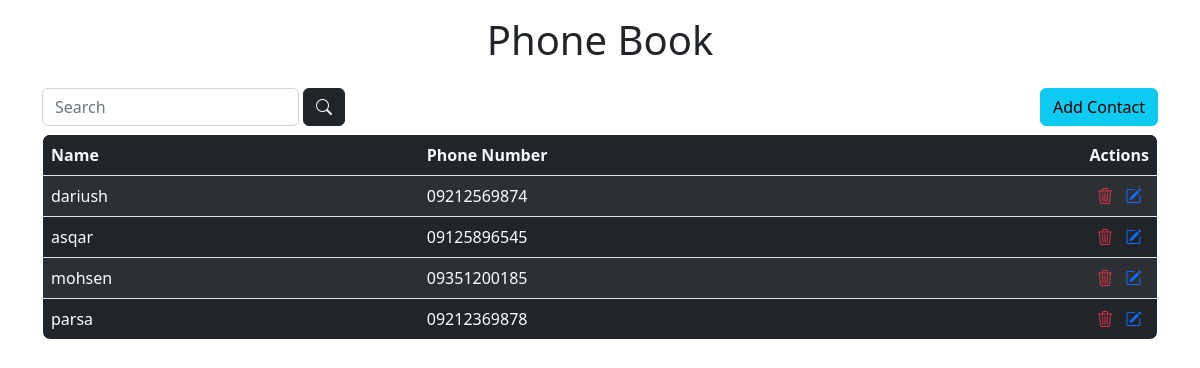
The page /phonebook/ on the database as committed earlier.
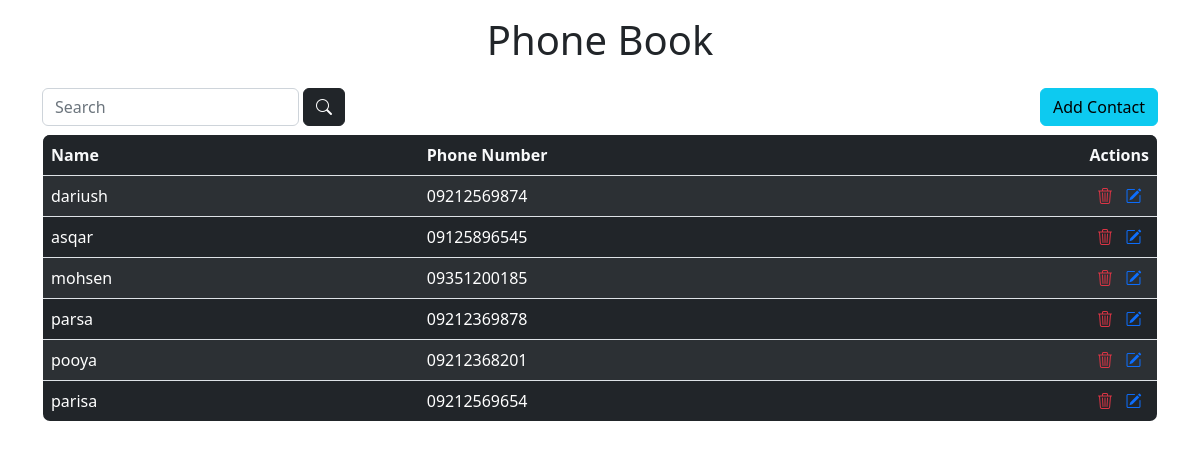
The same page on the database as committed later.
### accounts/models.py (models this page shows)
class phonenum(models.Model):
    name = models.CharField(max_length = 200)
    phone_num = models.CharField (
        max_length = 30,
        validators = [
            RegexValidator(
                regex = '(\+989|9|09)(12|19|35|36|37|38|39|32|90|91|92|93|21|94|11|12|13|14|15|16|17|18|30|33|35|36|37|38|39|01|02|03|04|05|20|21|22|32|31|34)\d{7}',
                code = 'invalid_number'
            ),
        ]
    )

### accounts/views.py (the view)
# urls.py: path('phonebook/',num, name ='phonebook'),
def num(request):
    context = {
        'phonenums': phonenum.objects.all()
    }
    return render (request,'tmp/phonebook.html',context)

### accounts/templates/tmp/phonebook.html (shortened to what this page needs)
{% extends "./base/index.html" %}
{% block body %}
  <center>
  <div class="container my-3">
    <div class="d-flex" style="align-items: center;">
      <h1 class="display-6" style="flex-grow: 1;">Phone Book</h1>
    </div>
  </div>
  <div class="container mb-2">
    <div class="d-flex">
      <form class="form-inline" action="{% url 'search_results' %}" method="get" style="flex-grow: 1;">
       <div class="d-flex gap-1">
         <div class="form-group ">
           <input type="text"  name="q" class="form-control" id="inputSearch" placeholder="Search">
         </div>
         <button type="submit" class="btn btn-dark" value="search"><i class="bi bi-search"></i></button>
       </div>
      </form>
      <a href="/add" class="btn btn-info">Add Contact</a>
    </div>
  </div>
    <div class="container">
      <table class="table border table-striped table-hover table-dark" style="border-radius: 8px; overflow:hidden;">
        <thead class="thead-dark bg-dark text-light">
          <tr>
            <th scope="col">Name</th>
            <th scope="col">Phone Number</th>
            <th scope="col" style="width: 70px;">Actions</th>
          </tr>
        </thead>
        <tbody >
          {% for phonenum in phonenums %}
          <tr>
            <td>{{phonenum.name}}</td>
            <td>{{phonenum.phone_num}}</td>
            <td style="text-align: center;">
              <a href="delete/{{ phonenum.id }}" class="text-danger"><i class="bi bi-trash3"></i></a>
              <a href="update/{{ phonenum.id }}" class="text-primary"><i class="bi bi-pencil-square"></i></a>
            </td>
          </tr>
          {% endfor %}
        </tbody>
      </table>
    </div>
{% endblock %}

Rows that differ between the two databases and show on the page:
added phonenum: name "pooya", phone_num "09212368201"
added phonenum: name "parisa", phone_num "09212569654"
